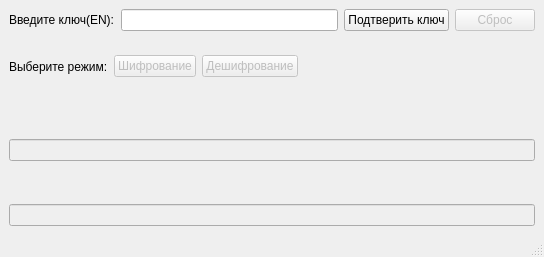
<?xml version="1.0" encoding="UTF-8"?>
<ui version="4.0">
 <class>MainWindow</class>
 <widget class="QMainWindow" name="MainWindow">
  <property name="geometry">
   <rect>
    <x>0</x>
    <y>0</y>
    <width>544</width>
    <height>257</height>
   </rect>
  </property>
  <property name="sizePolicy">
   <sizepolicy hsizetype="Fixed" vsizetype="Fixed">
    <horstretch>0</horstretch>
    <verstretch>0</verstretch>
   </sizepolicy>
  </property>
  <property name="windowTitle">
   <string>Mod2</string>
  </property>
  <widget class="QWidget" name="centralwidget">
   <property name="sizePolicy">
    <sizepolicy hsizetype="Fixed" vsizetype="Minimum">
     <horstretch>0</horstretch>
     <verstretch>0</verstretch>
    </sizepolicy>
   </property>
   <layout class="QGridLayout" name="gridLayout">
    <item row="0" column="0">
     <layout class="QHBoxLayout" name="horizontalLayout_4">
      <item>
       <widget class="QLabel" name="label">
        <property name="text">
         <string>Введите ключ(EN):</string>
        </property>
       </widget>
      </item>
      <item>
       <widget class="QLineEdit" name="lineEditKey"/>
      </item>
      <item>
       <widget class="QPushButton" name="pushButtonInputKey">
        <property name="text">
         <string>Подтверить ключ</string>
        </property>
       </widget>
      </item>
      <item>
       <widget class="QPushButton" name="pushButton_ResetKey">
        <property name="enabled">
         <bool>false</bool>
        </property>
        <property name="sizePolicy">
         <sizepolicy hsizetype="Minimum" vsizetype="Fixed">
          <horstretch>0</horstretch>
          <verstretch>0</verstretch>
         </sizepolicy>
        </property>
        <property name="text">
         <string>Сброс</string>
        </property>
       </widget>
      </item>
     </layout>
    </item>
    <item row="1" column="0">
     <layout class="QHBoxLayout" name="horizontalLayout">
      <item>
       <widget class="QLabel" name="label_2">
        <property name="text">
         <string>Выберите режим:</string>
        </property>
       </widget>
      </item>
      <item>
       <widget class="QPushButton" name="pushButtonEncrypt">
        <property name="enabled">
         <bool>false</bool>
        </property>
        <property name="text">
         <string>Шифрование</string>
        </property>
        <property name="checkable">
         <bool>true</bool>
        </property>
       </widget>
      </item>
      <item>
       <widget class="QPushButton" name="pushButton_Decrypt">
        <property name="enabled">
         <bool>false</bool>
        </property>
        <property name="text">
         <string>Дешифрование</string>
        </property>
        <property name="checkable">
         <bool>true</bool>
        </property>
       </widget>
      </item>
      <item>
       <widget class="QLabel" name="label_KeyReview">
        <property name="text">
         <string/>
        </property>
       </widget>
      </item>
      <item>
       <spacer name="horizontalSpacer_2">
        <property name="orientation">
         <enum>Qt::Horizontal</enum>
        </property>
        <property name="sizeHint" stdset="0">
         <size>
          <width>40</width>
          <height>20</height>
         </size>
        </property>
       </spacer>
      </item>
     </layout>
    </item>
    <item row="2" column="0">
     <layout class="QVBoxLayout" name="verticalLayout_2">
      <item>
       <widget class="QLabel" name="label_Encrypt">
        <property name="enabled">
         <bool>false</bool>
        </property>
        <property name="text">
         <string/>
        </property>
       </widget>
      </item>
      <item>
       <layout class="QHBoxLayout" name="horizontalLayout_2">
        <item>
         <widget class="QLineEdit" name="lineEdit_Encrypt">
          <property name="enabled">
           <bool>false</bool>
          </property>
         </widget>
        </item>
       </layout>
      </item>
     </layout>
    </item>
    <item row="3" column="0">
     <layout class="QVBoxLayout" name="verticalLayout">
      <item>
       <widget class="QLabel" name="label_Decrypt">
        <property name="enabled">
         <bool>false</bool>
        </property>
        <property name="text">
         <string/>
        </property>
       </widget>
      </item>
      <item>
       <layout class="QHBoxLayout" name="horizontalLayout_3">
        <item>
         <widget class="QLineEdit" name="lineEdit_Decrypt">
          <property name="enabled">
           <bool>false</bool>
          </property>
         </widget>
        </item>
       </layout>
      </item>
     </layout>
    </item>
   </layout>
  </widget>
  <widget class="QMenuBar" name="menubar">
   <property name="geometry">
    <rect>
     <x>0</x>
     <y>0</y>
     <width>544</width>
     <height>21</height>
    </rect>
   </property>
  </widget>
  <widget class="QStatusBar" name="statusbar"/>
 </widget>
 <resources/>
 <connections/>
</ui>
